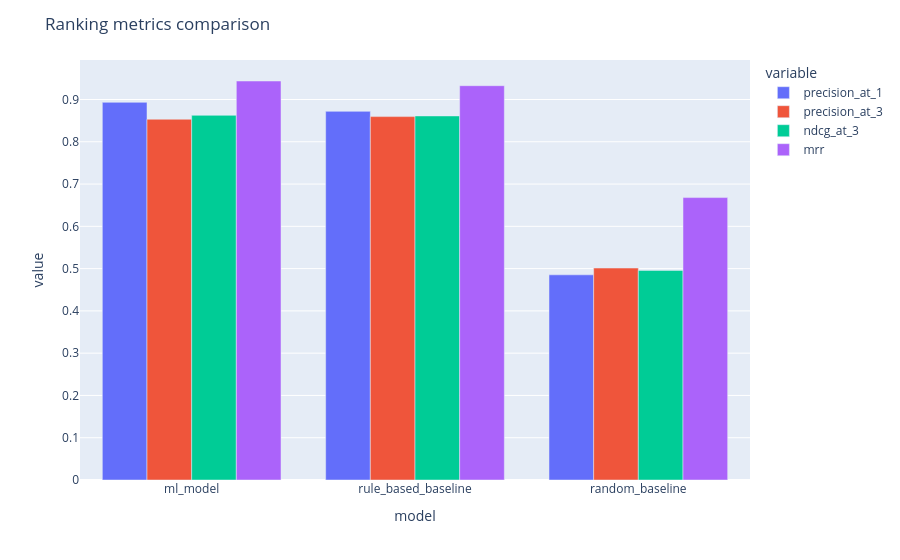

Source (notebook cell):
### Code cell
import plotly.express as px

ranking_df = (
    pd.DataFrame(ranking_metrics)
    .T
    .reset_index()
    .rename(columns={"index": "model"})
)
display(ranking_df)

fig = px.bar(
    ranking_df,
    x="model",
    y=["precision_at_1", "precision_at_3", "ndcg_at_3", "mrr"],
    barmode="group",
)
fig.update_layout(title="Ranking metrics comparison")
fig.show()
fig.write_html(FIGURES / "evaluation_ranking_metrics.html")

### Figure 1 — Plotly figure (JSON) as saved in the notebook; plotly's stock layout.template omitted (floating-point values rounded to 4 significant figures)
{"data": [{"alignmentgroup": "True", "hovertemplate": "variable=precision_at_1<br>model=%{x}<br>value=%{y}<extra></extra>", "legendgroup": "precision_at_1", "marker": {"color": "#636efa", "pattern": {"shape": ""}}, "name": "precision_at_1", "offsetgroup": "precision_at_1", "orientation": "v", "showlegend": true, "textposition": "auto", "type": "bar", "x": ["ml_model", "rule_based_baseline", "random_baseline"], "xaxis": "x", "y": [0.8933, 0.872, 0.4853], "yaxis": "y"}, {"alignmentgroup": "True", "hovertemplate": "variable=precision_at_3<br>model=%{x}<br>value=%{y}<extra></extra>", "legendgroup": "precision_at_3", "marker": {"color": "#EF553B", "pattern": {"shape": ""}}, "name": "precision_at_3", "offsetgroup": "precision_at_3", "orientation": "v", "showlegend": true, "textposition": "auto", "type": "bar", "x": ["ml_model", "rule_based_baseline", "random_baseline"], "xaxis": "x", "y": [0.8533, 0.8596, 0.5013], "yaxis": "y"}, {"alignmentgroup": "True", "hovertemplate": "variable=ndcg_at_3<br>model=%{x}<br>value=%{y}<extra></extra>", "legendgroup": "ndcg_at_3", "marker": {"color": "#00cc96", "pattern": {"shape": ""}}, "name": "ndcg_at_3", "offsetgroup": "ndcg_at_3", "orientation": "v", "showlegend": true, "textposition": "auto", "type": "bar", "x": ["ml_model", "rule_based_baseline", "random_baseline"], "xaxis": "x", "y": [0.8626, 0.8611, 0.4958], "yaxis": "y"}, {"alignmentgroup": "True", "hovertemplate": "variable=mrr<br>model=%{x}<br>value=%{y}<extra></extra>", "legendgroup": "mrr", "marker": {"color": "#ab63fa", "pattern": {"shape": ""}}, "name": "mrr", "offsetgroup": "mrr", "orientation": "v", "showlegend": true, "textposition": "auto", "type": "bar", "x": ["ml_model", "rule_based_baseline", "random_baseline"], "xaxis": "x", "y": [0.9438, 0.9327, 0.668], "yaxis": "y"}], "layout": {"barmode": "group", "legend": {"title": {"text": "variable"}, "tracegroupgap": 0}, "margin": {"t": 60}, "title": {"text": "Ranking metrics comparison"}, "xaxis": {"anchor": "y", "domain": [0, 1], "title": {"text": "model"}}, "yaxis": {"anchor": "x", "domain": [0, 1], "title": {"text": "value"}}}}
